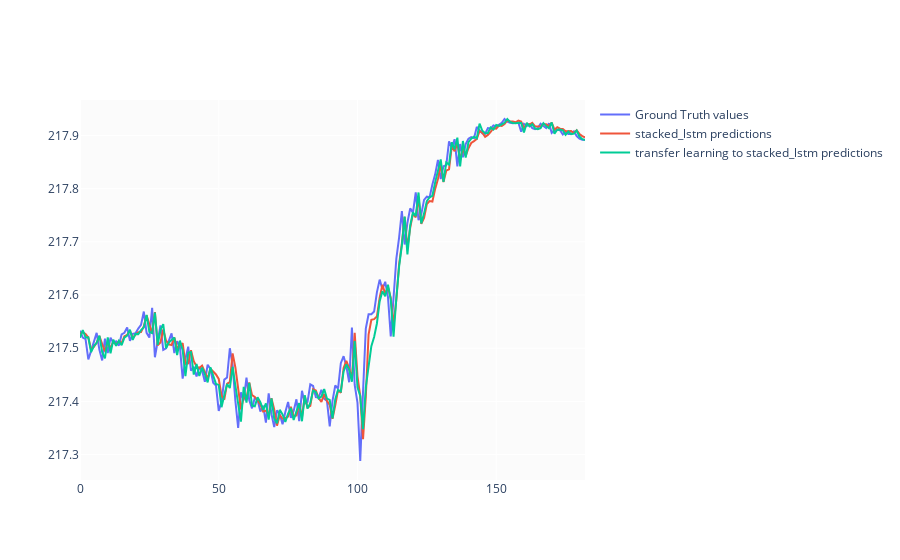

Notebook cell for this chart:
### Code cell
val_data_target = val_data_target.iloc[window_size:]

stacked_lstm.load_state_dict(torch.load('LSTM_Staked_target_with_transfer_learning.pth'))
pred = predict( stacked_lstm , valid_dataset )
val_data_target['WL_pct_hat'] = pred / 10000
val_data_target['WL_pct_hat_transfer_learning'] = val_data_target['Water Level_previous'] * (1+val_data_target['WL_pct_hat'] )

stacked_lstm.load_state_dict(torch.load('LSTM_Staked_target_without_transfer_learning.pth'))
pred = predict( stacked_lstm , valid_dataset )
val_data_target['WL_pct_hat'] = pred / 10000
val_data_target['WL_hat_stacked_lstm'] = val_data_target['Water Level_previous'] * (1+val_data_target['WL_pct_hat'] )

fig = make_subplots()
fig.add_trace(go.Scatter( y=val_data_target['Value'].values, name='Ground Truth values'))
fig.add_trace(go.Scatter( y=val_data_target['WL_hat_stacked_lstm'].values ,name='stacked_lstm predictions'))
fig.add_trace(go.Scatter( y=val_data_target['WL_pct_hat_transfer_learning'].values ,name='transfer learning to stacked_lstm predictions'))

fig.show()

### Figure 1 — Plotly figure (JSON) as saved in the notebook; plotly's stock layout.template omitted (floating-point values rounded to 4 significant figures; data arrays with more than 128 entries replaced by an {"elided": "..."} marker saying what was removed)
{"data": [{"name": "Ground Truth values", "type": "scatter", "y": {"elided": "183 float values"}}, {"name": "stacked_lstm predictions", "type": "scatter", "y": {"elided": "183 float values"}}, {"name": "transfer learning to stacked_lstm predictions", "type": "scatter", "y": {"elided": "183 float values"}}], "layout": {"xaxis": {"anchor": "y", "domain": [0.0, 1.0]}, "yaxis": {"anchor": "x", "domain": [0.0, 1.0]}}}
